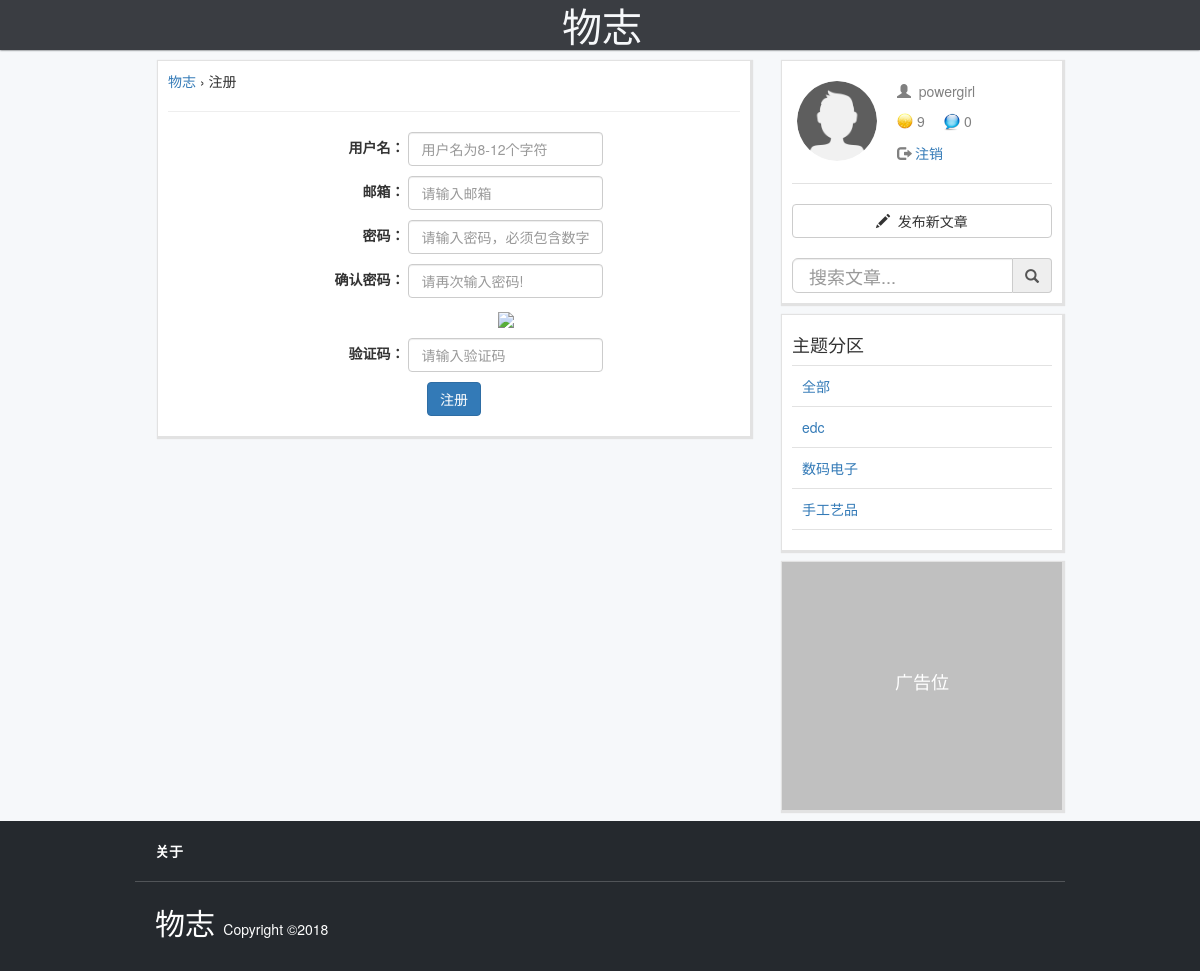
Page /userpage/register/ (signed in) on the committed database.
### userpage/models.py (models this page shows, shortened)
class Profile(models.Model):
    user = models.OneToOneField(User, on_delete=models.CASCADE)
    address = models.TextField(max_length=500, blank=True)
    avatar = models.ImageField(upload_to='static/avatar/', default='static/avatar/default.png', blank=True, null=True)
    point = models.IntegerField(default=0)
    unread = models.IntegerField(default=0)
    invite_code = models.CharField(max_length=30,default='null')
    mobile = models.CharField(max_length=128, blank=True)
    wechat = models.CharField(max_length=128, blank=True)
    weibo = models.CharField(max_length=128, blank=True)
    instagram = models.CharField(max_length=128, blank=True)
    facebook = models.CharField(max_length=128, blank=True)
    twitter = models.CharField(max_length=128, blank=True)

### article/models.py (models this page shows, shortened)
class Section(models.Model):
    id = models.AutoField(primary_key=True)
    name = models.CharField(max_length=256)
    class Meta:
        db_table ="Section"

### userpage/views.py (the view)
# urls.py: path('register/', views.register, name='register'),
def register(request):
    errors = []
    if request.method == 'POST':
        obj = forms.RegisterForm(request.POST)
        post_check_code =  request.POST.get('check_code')
        session_check_code = request.session['check_code']
        if obj.is_valid():
            if post_check_code.lower() ==  session_check_code.lower():
                data = obj.cleaned_data
                username= data.get('username')
                password= data.get('pwd')
                email= data.get('email')
                User.objects.create(username=username,email = email )
                u = User.objects.get(username=username)
                u.set_password(password)
                u.save()
                point=10
                updatepoint = Point.objects.create(user=u,point_record=point,event="register")
                user = authenticate(request, username=username, password=password)
                login(request, user)
                return redirect(request.POST['referer'])
        else:
            errors = obj.errors
            print(errors)
    else:
        if 'HTTP_REFERER' in request.environ:
            refer = request.environ['HTTP_REFERER']
            if '/userpage/register/' not in refer:
                pass
            else:
                refer = '/'
        else:
            refer = '/'
        obj = forms.RegisterForm()
    return render(request,'userpage/register.html',{'form':obj,'referer':refer})

### edconline/globalarg.py (called while the page is built)
def settings(request):
    secs = Section.objects.all()
    if request.user.is_authenticated:
        userid = request.user.id
        user =Profile.objects.get(user=userid)
        return {'secs':secs,'user':user}
    else:
        return {'secs':secs}

### userpage/templates/userpage/register.html (shortened to what this page needs)
{% extends 'base.html' %}
{% load timetonow %}
{% block banner %}
    <div style="height:30px">
    </div>
{% endblock %}
{% block content %}
<div class="card">
        <form class="form-inline " method="post" action="" novalidate>{% csrf_token %}
        	<a href="/">物志</a> › 注册
        	<hr>
            <p class="mid">
                <label style="width:100px;text-align:right" for="username">用户名：</label>
                    {{ form.username }}
            </p>
            <p class="mid">
                <label style="width:100px;text-align:right" for="email">邮箱：</label>
                    {{ form.email }}
            </p>
            <p class="mid">
                <label style="width:100px;text-align:right" for="password">密码：</label>
                    {{ form.pwd }}
            </p>
            <p class="mid">
                <label style="width:100px;text-align:right" for="confirm_password">确认密码：</label>
                    {{ form.pwd_again }}
            </p>
            <p class="mid">
                <img style="display:inline-block;" id="check_code_img" src="/utils/check_code/" onclick="refresh_check_code(this)"></p>
            <p class="mid">
                <label style="width:100px;text-align:right" for="check_code">验证码：</label>
                <input type="text" class="form-control" name="check_code" id="check_code" placeholder="请输入验证码">
            </p>
             <p class="mid">
                <button class="btn btn-primary" type="submit" >注册</button>
            </p>
            </form>
    </div>
{% endblock %}

### templates/base.html (shortened to what this page needs)
<!DOCTYPE html>
{% load staticfiles %}
{% load timetonow %}
<html>
    <head>
        <link href="/static/bootstrap/css/bootstrap.min.css" rel="stylesheet">
        <link href="/static/bootstrap/css/style.css" rel="stylesheet">
        <link href='http://cdn.webfont.youziku.com/webfonts/nomal/114602/46453/5a919786f629d911e0099415.css' rel='stylesheet' type='text/css' />
    </head>
    <body>
        <nav class="navbar-collapse collapse navbar-fixed-top">
            <div class="container">
                <ul class="nav navbar-nav">
                    <li class="css106de12c1c1bfaa ">
                        <a class="logo" href='/'>物志</a>
                    </li>
                </ul>
            </div>
        </nav>
        {% block banner %}{% endblock %}
        <div class="container-fluid">
            <div class="container">
                <div class="row ">
                    <div class="content col-md-8">
                        {% block content %}{% endblock%}
                    </div>
                    <div class="sidebar col-md-4">
                    {% block sidebar %}
						<div class="card">
                            {% ifnotequal user.id None %}
						    <div class="usercard row">
						        <a href="/userpage/member/{{user.user}}/">
                                    <div class="usercard-avatar" style="background:url(/{{user.avatar}}) no-repeat;background-size:80px 80px;">
						          </div>
                                </a>
						        <div class="usercard-info">
						        	<p>
						        		<a href="/userpage/member/{{user.user}}/"><span class="glyphicon glyphicon-user fad"> </span>&nbsp;
                                            <span class="fad">
						        			   {{user.user}}
						        		    </span>
                                         </a>
						        	</p>
						        	<p>
						        		<img src="/static/image/coin16.png" style="display:inline-block;padding-bottom: 4px" alt="金币" > <span class="fad">
						        			{{user.point}}
						        		</span> &nbsp;&nbsp;&nbsp;
                                        <a href="/userpage/member/{{user.user}}/"><img src="/static/image/notice.png" width="16" height="16" style="display:inline-block;padding-bottom: 2px;width:16px;height:20px" alt="未读提醒" >
                                        <span class="fad" alt="未读提醒">
                                           {{user.unread}}
						        		</span></a> &nbsp;&nbsp;&nbsp;
						        	</p>
                                    <p><span class="glyphicon glyphicon-log-out fad"></span><a href="/userpage/logout/"> 注销</a></p>
						        </div>
						    </div>
                            <span class="sep"></span>
						    <button class="btn btn-default" style="width:100%;margin-top: 10px" type="submit" onclick="window.location.href='/article/publish/'">
						    	<span class="glyphicon glyphicon-pencil"></span>&nbsp; 发布新文章
						    </button>
                            {% endifnotequal %}
                            <form action="/" method="get" id="searchform" name="searchform">
                            <div class="input-group" style="margin-top:20px">
                                <input type="text" class="form-control input-lg" style="height:35px" placeholder="搜索文章..." name="keywords">
                                <span class="input-group-addon btn btn-primary" id="search">
                                    <span class="glyphicon glyphicon-search" > </span>
                                </span>
                            </div>
                            </form>
						</div>
                        <div class="card">
                                <h4>主题分区</h4>
                                <span class="sep"></span>
                                <p><a href="/">全部</a></p>
                                <span class="sep"></span>
                                {% for i in secs %}
                                        <p><a href="/?catalog={{i.name}}">{{i.name}}</a></p>
                                        <span class="sep"></span>
                                {% endfor %}
                        </div>
                        <div class="card ad2">
                                <h4>广告位</h4>
                        </div>
                    {% endblock %}
                	</div>
        	    </div>
        	</div>
    <footer class="foot-wrap">
            <div class="container">
                    <section class="foot-top">
                            <strong>
                                <a href="" >关于</a>
                            </strong>
                    </section>
                    <section class="foot-bottom">
                        <span class="css106de12c1c1bfaa" style="font-size:30px;font-color:#d73a49">
                            <a class="logo" href='/'>物志</a>
                        </span>
                        Copyright ©2018
                    </section>
            </div>
    </footer>
	</div>
    </body>
</html>

### rows in the picture
Profile: avatar (placeholder picture), user "powergirl", point "9", unread "0"
Section: name "edc"
Section: name "数码电子"
Section: name "手工艺品"
